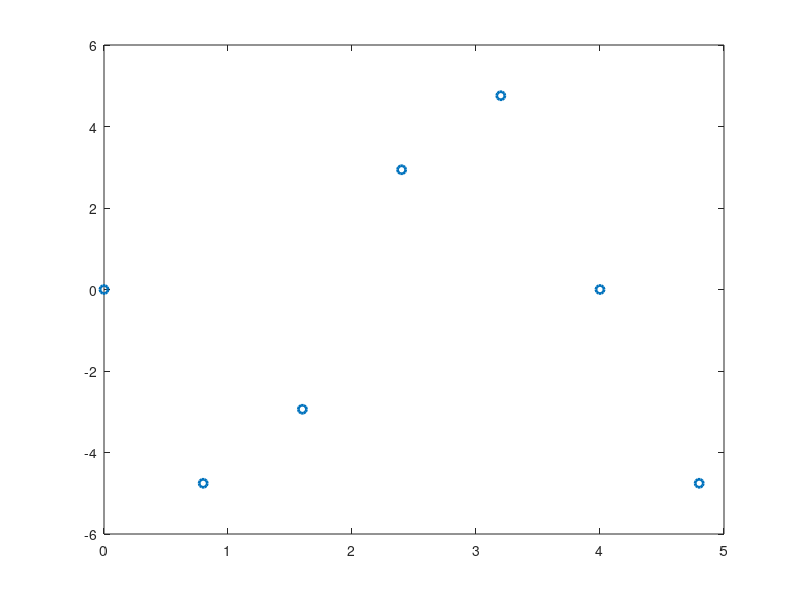

MATLAB code for this plot: (Note: this script raises an error after producing the figure.)
#! octave-interpreter-name -qf
# a sample Octave program
close all;
clc;
clear;
printf ("Hello, world!\n");

X = [0:0.8:5]';
y = 5*sin(2*pi*X);

X = [ones(size(X,1),1) X X.^2 X.^3 X.^4 X.^5 X.^6 X.^7];

plot (X(:,2),y,"o", "linewidth", 2);
hold on;

alpha = 0;
I = eye(size(X,2));
w = pinv(X'*X + alpha*I)*X'*y;


X_novos = [0:0.1:5'];
X_novos = [ones(size(X_novos, 1),1) X_novos X_novos.^2 X_novos.^3 X_novos.^4 X_novos.^5 X_novos.^6 X_novos.^7];

y_h = X_novos*w;

plot(X_novos(:,2),y_h,"-r","linewidth", 2);
hold on;
axis([-10 10 -10 10]);

y_erro = X*w;
Erro = (y_erro -y).^2;
SME = (1/size(X,1))*sum(Erro)
